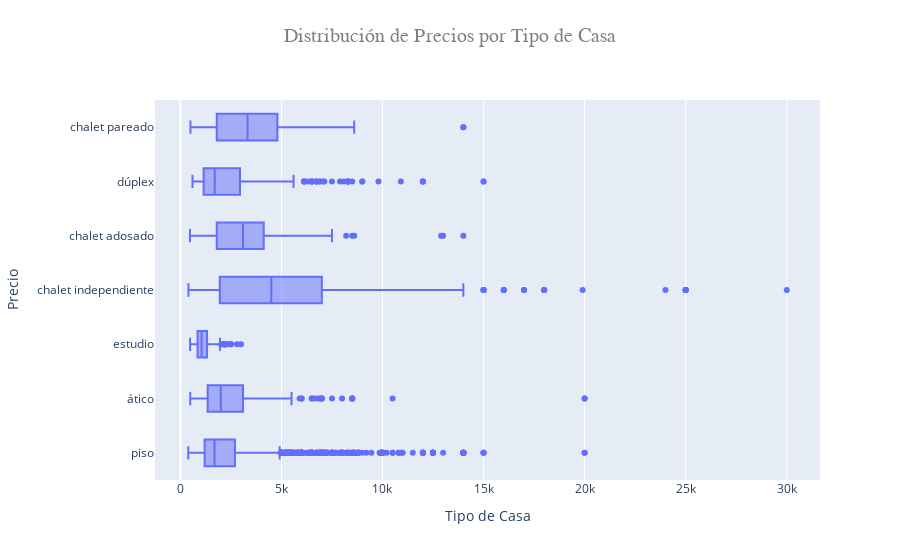

The notebook cell this image was saved under:
### Code cell
boxplot_houses_per_type()

### Figure 1 — Plotly figure (JSON) as saved in the notebook; plotly's stock layout.template omitted (floating-point values rounded to 4 significant figures; data arrays with more than 128 entries replaced by an {"elided": "..."} marker saying what was removed)
{"data": [{"alignmentgroup": "True", "hovertemplate": "Price=%{x}<br>Type=%{y}<extra></extra>", "legendgroup": "", "marker": {"color": "#636efa"}, "name": "", "notched": false, "offsetgroup": "", "orientation": "h", "showlegend": false, "type": "box", "x": {"elided": "8287 int values"}, "x0": " ", "xaxis": "x", "y": {"elided": "8287 str values"}, "y0": " ", "yaxis": "y"}], "layout": {"boxmode": "group", "legend": {"tracegroupgap": 0}, "title": {"font": {"color": "#7f7f7f", "family": "Courier New, monospace", "size": 20}, "text": "Distribución de Precios por Tipo de Casa", "x": 0.5, "y": 0.95}, "xaxis": {"anchor": "y", "domain": [0, 1], "tickfont": {"size": 12}, "title": {"font": {"size": 14}, "text": "Tipo de Casa"}}, "yaxis": {"anchor": "x", "domain": [0, 1], "tickfont": {"size": 12}, "title": {"font": {"size": 14}, "text": "Precio"}}}}
